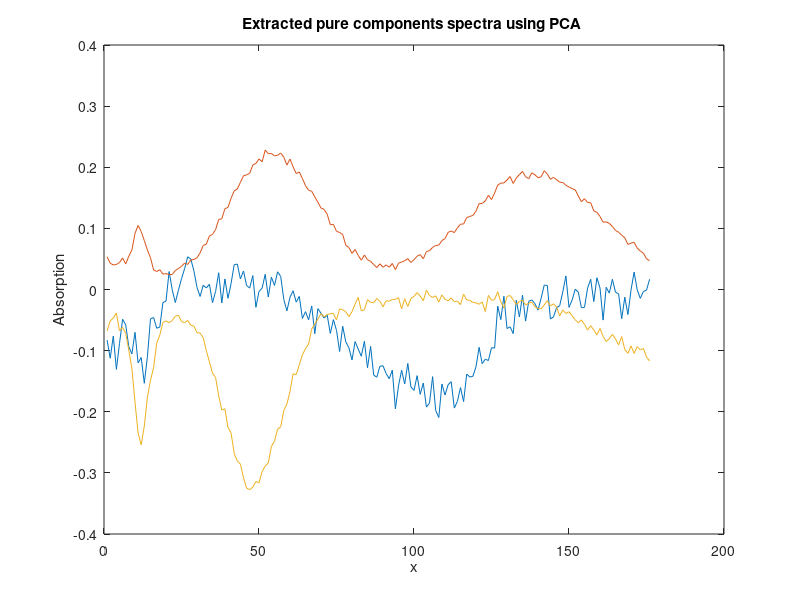
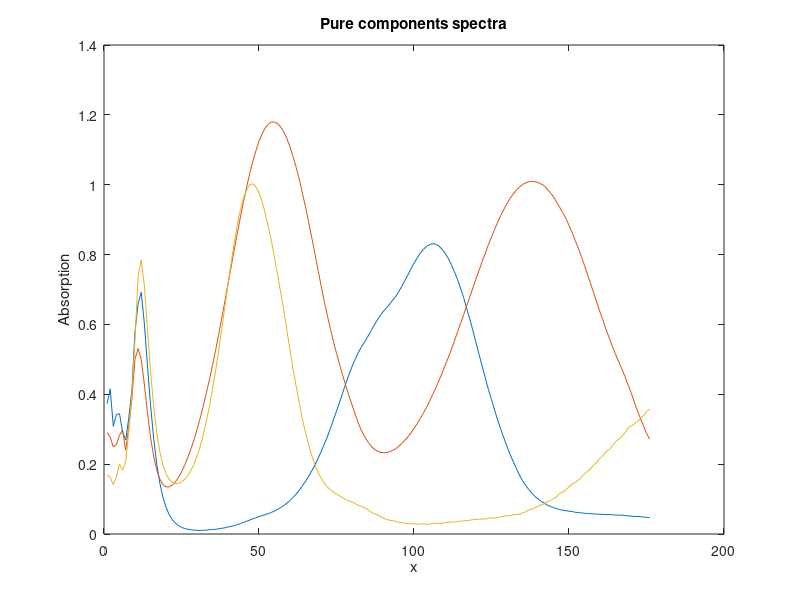

Write the MATLAB code that produced these figures, in order. (Note: this script raises an error after producing the figures.)
clc
clear variables
load ncadata
B=pureabs;
C=measabs;
D=C/(176)^0.5;
%above statement calculates the scaled data because svd we nee covariance
%of yy'/N , so introduce N^0.5 here only
%[u,s,v]=svds(D);
[u,s,v]=svd(D,0);
% denoising using pca
% caluculating the percentage of variation captured
% as the number of independent components is 3 therefore 3 principal
% directions only
var_capt=(((s(1,1))^2)+((s(2,2))^2)+((s(3,3))^2))/trace(s*s')
% in this statement calculating denoised estimate using first three
% principal directions
Denoised_data=(176^0.5)*u(:,1:3)*s(1:3,:)*v';
disp("Denoised data");
disp(Denoised_data)
%no of independent componensts=3 given
Astruct=[1 1 0;1 0 1;0 1 1;1 0 1; 1 1 0;1 0 1;0 1 1];
% now u can use denoised_data=u1*s1*v1' and group it therefore u1*s1=Apca
% and v1 is S matrix lets say this as matrix p.
% calculating Apca
%scaling is important do not miss it
Apca=(176^0.5)*u(:,1:3)*s(1:3,1:3);
% now we have got some value of Apca and we have to adjust it so that Apca
% and Astruct have same structure for this. Z=AS therefore Z=(A1*M)*(M^-1*P)
% now we have to calculate that M for which A1*M and Astruct have the same
% structure.
% here M is multiplication matrix
M=[];
m=3;
for i =1:m
    Ind_Zero_Ast=find(~Astruct(:,i));
    %Apca(Ind_Zeros_Ast,:)*M(:,i)=0 solve this to get M(:,i)
    A_1=Apca(Ind_Zero_Ast,:);
    %can use svd to solve the equation Ax=0 as x is the null space of A
    %therefore eigenvectors corresponding zeros singular value of A are the
    %nullspace od A
    [u1,s1,v1]=svd(A_1);
    % do not do economic svd because array size will be different
    M=[M;v1(:,m)];
    A_1*v1(:,m) ;       
end
% reshaping M matrix
M=reshape(M,[3,3]);
disp("Rotation matrix");
disp(M);
% using this M calculating M^-1*P
P=v(:,1:3)';
% getting A_new whose structure is similar to Astruct and corresponding
% true component matrix.
P_new=pinv(M)*P;
A_new=Apca*M;


%calculating the correlation between true component and calculated S ie P
% here we have calculated the overall correlation
correlation1=[];
for i=1:3
c1=cov(B(i,:)');
c2=cov(P_new(i,:)');
c3=cov(B(i,:)',P_new(i,:)');
correlation1=[correlation1;c3(1,2)/sqrt(c1(1,1)*c2(1,1))];
end
disp("Correlation matrix using only PCA");
disp(correlation1);
i=1:176;
figure
plot(i,P_new(1,:))
hold on
plot(i,P_new(2,:))
plot(i,P_new(3,:))
xlabel("x");
ylabel("Absorption")
title("Extracted pure components spectra using PCA ");
figure
plot(i,pureabs(1,:))
hold on
plot(i,pureabs(2,:))
plot(i,pureabs(3,:))
xlabel("x");
ylabel("Absorption")
title("Pure components spectra");
% doing part1c
% using NCA toolbox
[A,P,iter,ss]= gnca_fast(D,A_new,P_new);
correlation2=[];
for i=1:3
c1=cov(B(i,:)');
c2=cov(P(i,:)');
c3=cov(B(i,:)',P(i,:)');
correlation2=[correlation2;c3(1,2)/sqrt(c1(1,1)*c2(1,1))];
end
disp("Correlation matrix after applying NCA using the toolbox")
disp(correlation2);
i=1:176;
figure
plot(i,P(1,:))
hold on
plot(i,P(2,:))
plot(i,P(3,:))
xlabel("x");
ylabel("Absorption")
title("Extracted pure components spectra using NCA");



